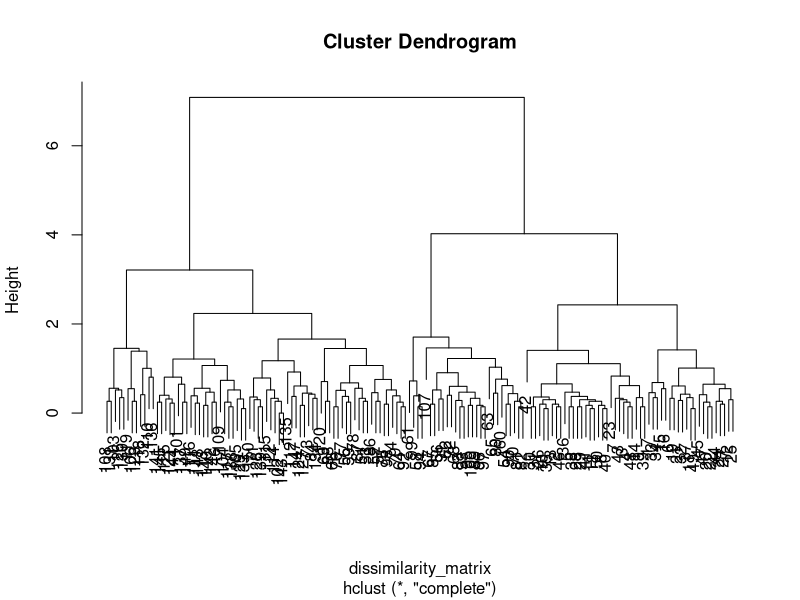
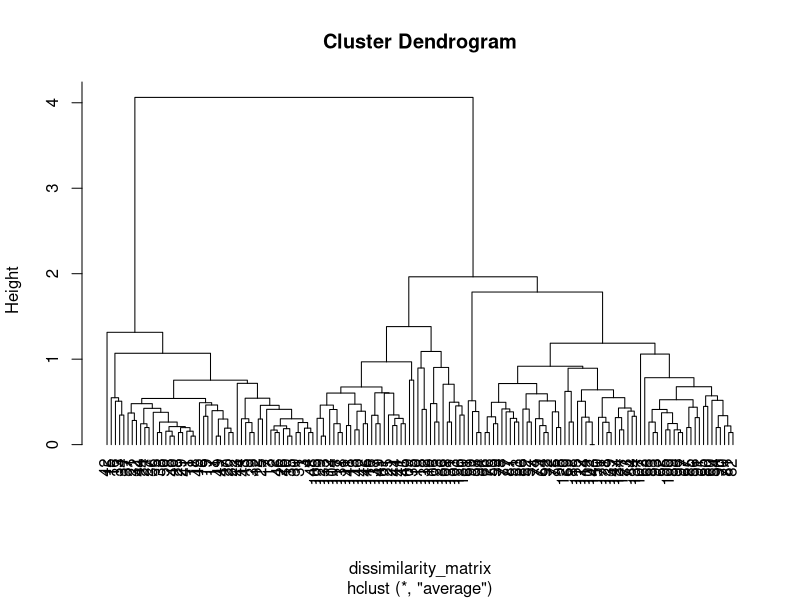
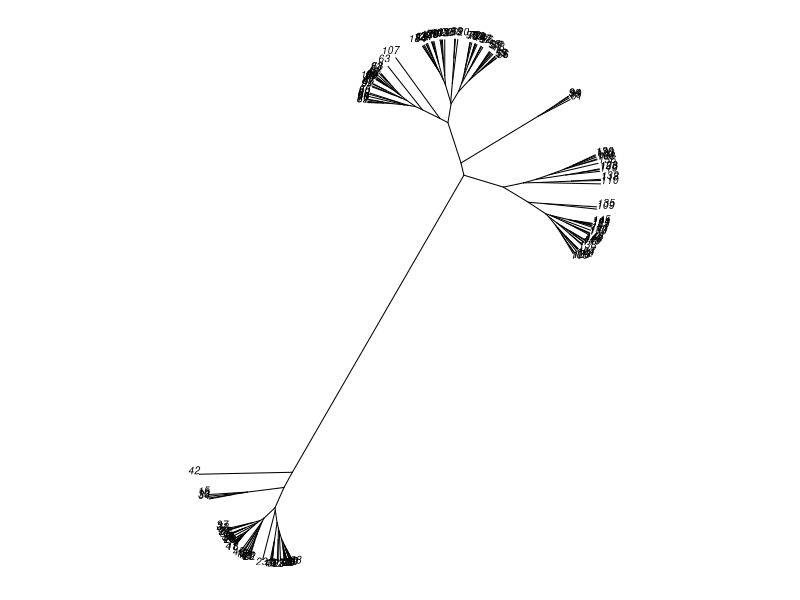

Write R code to recreate these figures, in order.
## ---- chunk 1
library(cluster)
data(iris)
dissimilarity_matrix <- dist(iris[, 1:4])
hierarchical_model_complete <- hclust(dissimilarity_matrix, method = "complete")
plot(hierarchical_model_complete) ## Looks like 4 clusters
hierarchical_model_average <- hclust(dissimilarity_matrix, method = "average")
plot(hierarchical_model_average, hang = -1) ## Looks like 3 clusters
## ---- chunk 2
library(ape)
plot(as.phylo(hierarchical_model_average), type = "unrooted", cex = 0.6, no.margin = TRUE)
